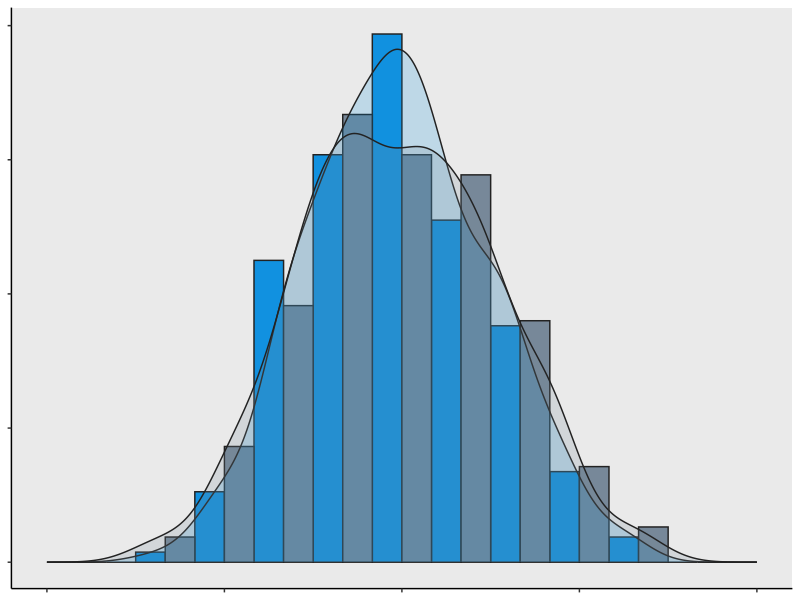
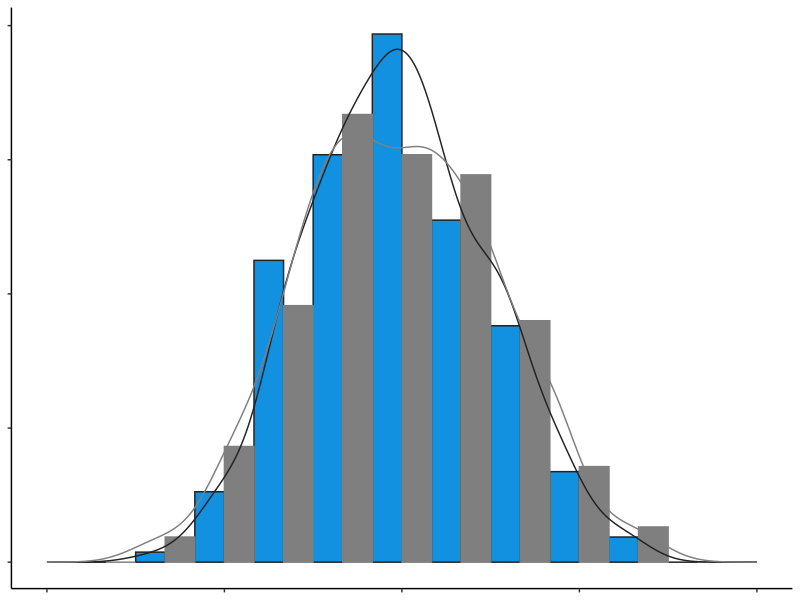

R code for these plots, in order:
## ---- chunk 1
knitr::opts_chunk$set(fig.align = 'center', comment = '>')
## ---- chunk 2
library(ggplot2)  # Load ggplot2

set.seed(14)      # Set seed for reproducible example
samplesA <- 400   # 400 samples in the distribution

# Create dataframe for plotting
logoData <- 
  data.frame(dist = rep(c('A', 'B'), each = samplesA), x = rnorm(2*samplesA))

# Logo plot
ggplot(logoData, aes(x, fill = dist, colour = dist)) +
  geom_histogram(aes(y = ..density..), position = 'dodge', bins = 13) +
  geom_density(alpha = 1/5) +
  scale_fill_manual(values = c('#1191e0', 'lightslategrey')) +
  scale_color_manual(values = c('#222222', '#222222')) +
  xlim(-4 , 4) +
  theme_classic() +
  theme(
    axis.text.x = element_blank(),
    axis.text.y = element_blank(),
    axis.title = element_blank(),
    legend.position = 'none',
    panel.background = element_rect(fill = '#eaeaea')
    )
## ---- chunk 3
ggplot(logoData, aes(x, fill = dist, colour = dist)) +
  geom_histogram(aes(y = ..density..), position = 'dodge', bins = 13) +
  geom_density(alpha = 0) +
  scale_fill_manual(values = c('#1191e0', NA)) +  # Setting fill to NA
  scale_color_manual(values = c('#222222', NA)) + # Setting color to NA
  scale_alpha_manual(values = c(0, NA)) +
  xlim(-4 , 4) +
  theme_classic() +
  theme(
    axis.text.x = element_blank(),
    axis.text.y = element_blank(),
    axis.title = element_blank(),
    legend.position = 'none'#,
    #panel.background = element_rect(fill = '#eaeaea')
    )
